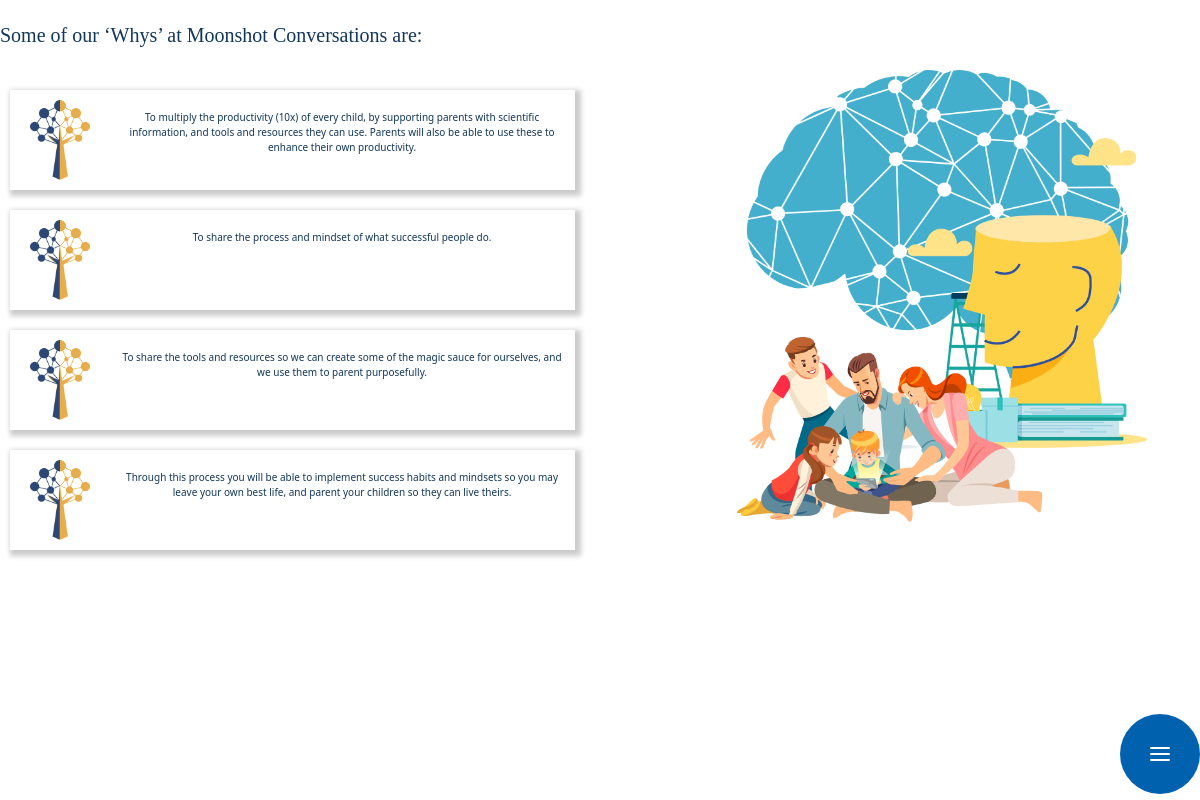
The page /index.php/topics/topic_2 on the database its author committed.
### tables this page shows
CREATE TABLE `moonshot_conversations` (
  `id` int(11) NOT NULL,
  `title_1` text NOT NULL,
  `title_2` text NOT NULL,
  `title_3` text NOT NULL,
  `title_4` text NOT NULL,
  `created_date` timestamp NOT NULL DEFAULT current_timestamp()
);

### application/controllers/Topics.php (called while the page is built, shortened)
<?php
class Topics extends CI_Controller {
public function __construct()
    {
        $this->load->model("Home_model");
    }
	public function topic_2()
	{
	    $data['edit'] =	$this->Home_model->get_why();
		$this->load->view('front/topic_2',$data);
	}
}

### index.php (called while the page is built, shortened)
<?php
require_once BASEPATH.'core/CodeIgniter.php';

### application/models/Home_model.php (called while the page is built, shortened)
<?php
class Home_model extends CI_Model
{
      public function get_why()
    {
        $this->db->select("*");
        $this->db->from('moonshot_conversations');
        $query = $this->db->get();
        return $query->row();
    }
}
?>

### application/views/front/topic_2.php (the view, shortened to what this page needs)
<?php include("includes/header.php"); ?>
  <body>
    <div class="">
      <div class="row">
        <div class="col-lg-10 col-md-10 moon family_top_text why_top" >
          Some of our ‘Whys’ at Moonshot Conversations are:
        </div>
        <div class="col-lg-2 col-md-2 rigt_se" align="right">
        </div>
      </div>
      <div class="row mt-20" >
        <div class="col-lg-6 col-md-6 col-sm-6">
          <div class="box_bg">
            <div class="row">
              <div class="col-lg-2 col-md-2 col-sm-2 padding_error" >
                <img src="<?php echo base_url() ?>frontassets/images/background/tree.png" alt="" class="tree tree_inline" >
              </div>
              <div class="col-lg-10 col-md-10 col-sm-10 padding_error productivity_top_mar mt-10" align="center" >
                <p class="productivity"><?php echo $edit->title_1 ?></p>
              </div>
            </div>
          </div>
          <div class="box_bg">
            <div class="row">
              <div class="col-lg-2 col-md-2 col-sm-2 padding_error">
                <img src="<?php echo base_url() ?>frontassets/images/background/tree.png" alt="" class="tree tree_inline" >
              </div>
              <div class="col-lg-10 col-md-10 col-sm-10 padding_error mt-10" align="center" >
                <p class="productivity"><?php echo $edit->title_2 ?></p>
              </div>
            </div>
          </div>
          <div class="box_bg">
            <div class="row">
              <div class="col-lg-2 col-md-2 col-sm-2 padding_error">
                <img src="<?php echo base_url() ?>frontassets/images/background/tree.png" alt="" class="tree tree_inline" >
              </div>
              <div class="col-lg-10 col-md-10 col-sm-10 padding_error mt-10" align="center" >
                <p class="productivity"><?php echo $edit->title_3 ?></p>
              </div>
            </div>
          </div>
          <div class="box_bg">
            <div class="row">
              <div class="col-lg-2 col-md-2 col-sm-2 padding_error">
                <img src="<?php echo base_url() ?>frontassets/images/background/tree.png" alt="" class="tree tree_inline" >
              </div>
              <div class="col-lg-10 col-md-10 col-sm-10 padding_error mt-10" align="center" >
                <p class="productivity"><?php  echo $edit->title_4 ?></p>
              </div>
            </div>
          </div>
        </div>
        <div class="col-lg-6 col-md-6 col-sm-6 col-xs-6">
          <div class="right_side_family">
            <img src="<?php echo base_url() ?>frontassets/images/background/family.png" alt="" class="family_bg img-responsive">
          </div>
        </div>
      </div>
    </div>
<div class="widget">
  <button class="" id="chatme">
    <svg xmlns="http://www.w3.org/2000/svg" width="32" height="32" fill="currentColor" class="chat" viewBox="0 0 16 16">
      <i  data-feather="menu" class="icons_btm_all add_c"></i>
    </svg></button>
</div>
  <?php include "includes/footer.php"; ?>

### frontassets/css/style.css (style rules this page uses)
* { margin: 0px; padding: 0px; }
.widget { position: fixed; right: 0; bottom: 0; transition: 0.6s; }
#chatme { background-color: #0061AE; color: white; border: none; position: relative; width: 80px; height: 80px; border-radius: 100%; transition: 0.4s; box-shadow: 0 0 0 0 #0061AE; -webkit-animation: pulse 1.25s infinite cubic-bezier(0.66, 0, 0, 1); -moz-animation: pulse 1.25s infinite cubic-bezier(0.66, 0, 0, 1); -ms-animation: pulse 1.25s infinite cubic-bezier(0.66, 0, 0, 1); animation: pulse 1.25s infinite cubic-bezier(0.66, 0, 0, 1); z-index: 999; }
#chatme svg, .socials > div svg { position: absolute; top: 0; bottom: 0; left: 0; right: 0; margin: auto; fill: white; }
#chatme .chat { opacity: 1; transition: 0.3s; }
body, html { height: 100%; margin: 0; }
.row { margin-left: 0px; margin-right: 0px; }
.padding_error { padding-left: 0px; padding-right: 0px; }
.moon { color: white; font-size: 14px; }
.mt-20 { margin-top: 20px; }
.tree_inline { height:100px; width:90px; }
.mt-10 { margin-top: 10px; }
.why_top { margin-top: 20px; }
.family_top_text { color: #13375B; font-family: Segoe UI semibold!important; font-size: 20px; }
.box_bg { height: 100px; background-color: white; -moz-box-shadow: 3px 3px 5px 6px #ccc; -webkit-box-shadow: 3px 3px 5px 6px #ccc; box-shadow: 3px 3px 5px 3px #ccc; margin: 20px 10px; }
.tree { width: 110px; height: 120px; padding: 20px; margin-top: -10px; }
.productivity { font-family: segoe UI; font-size: 13px; color: #13375B; padding: 10px; }
.right_side_family { width: 100%; height: 500px; padding-left: 70px; }
.family_bg { width: 100%; height: 100%; object-fit: contain; }

### frontassets/css/responsive.css (style rules this page uses)
@media only screen and (min-device-width : 769px) and (max-device-width : 1024px) { .box_bg { height: 100px; } }
@media only screen and (min-device-width : 769px) and (max-device-width : 1024px) { .productivity { font-size: 10px; } }
@media only screen and (min-device-width : 769px) and (max-device-width : 1024px) { .tree { width: 100px; height: 120px; margin-top: -10px; } }
@media only screen and (min-device-width : 769px) and (max-device-width : 1024px) { .right_side_family { width: 100%; height: 100%; padding-left: 70px; } }
@media only screen and (min-device-width : 769px) and (max-device-width : 1024px) { .family_bg { width: 100%; height: 80%; object-fit: contain; } }

### rows shown on the page
moonshot_conversations: title_1 "To multiply the productivity (10x) of every child, by supporting parents with scientific information, and tools and resources they can use. Parents will also be able to use these to enhance their own productivity.", title_2 "To share the process and mindset of what successful people do.", title_3 "To share the tools and resources so we can create some of the magic sauce for ourselves, and we use them to parent purposefully.", title_4 "Through this process you will be able to implement success habits and mindsets so you may leave your own best life, and parent your children so they can live theirs."
